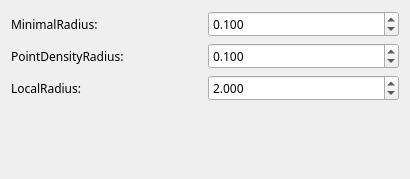
             <widget class="QWidget" name="scrollAreaWidgetContents_4">
              <property name="geometry">
               <rect>
                <x>0</x>
                <y>0</y>
                <width>410</width>
                <height>179</height>
               </rect>
              </property>
              <layout class="QVBoxLayout" name="verticalLayout_15">
               <item>
                <layout class="QHBoxLayout" name="horizontalLayout_29">
                 <item>
                  <widget class="QLabel" name="label_28">
                   <property name="font">
                    <font>
                     <family>微软雅黑</family>
                    </font>
                   </property>
                   <property name="text">
                    <string>MinimalRadius: </string>
                   </property>
                  </widget>
                 </item>
                 <item>
                  <widget class="QDoubleSpinBox" name="dspin_min_r2">
                   <property name="font">
                    <font>
                     <family>微软雅黑</family>
                    </font>
                   </property>
                   <property name="decimals">
                    <number>3</number>
                   </property>
                   <property name="maximum">
                    <double>99999.000000000000000</double>
                   </property>
                   <property name="value">
                    <double>0.100000000000000</double>
                   </property>
                  </widget>
                 </item>
                </layout>
               </item>
               <item>
                <layout class="QHBoxLayout" name="horizontalLayout_30">
                 <item>
                  <widget class="QLabel" name="label_29">
                   <property name="font">
                    <font>
                     <family>微软雅黑</family>
                    </font>
                   </property>
                   <property name="text">
                    <string>PointDensityRadius: </string>
                   </property>
                  </widget>
                 </item>
                 <item>
                  <widget class="QDoubleSpinBox" name="dspin_p_r">
                   <property name="font">
                    <font>
                     <family>微软雅黑</family>
                    </font>
                   </property>
                   <property name="decimals">
                    <number>3</number>
                   </property>
                   <property name="maximum">
                    <double>99999.000000000000000</double>
                   </property>
                   <property name="value">
                    <double>0.100000000000000</double>
                   </property>
                  </widget>
                 </item>
                </layout>
               </item>
               <item>
                <layout class="QHBoxLayout" name="horizontalLayout_31">
                 <item>
                  <widget class="QLabel" name="label_30">
                   <property name="font">
                    <font>
                     <family>微软雅黑</family>
                    </font>
                   </property>
                   <property name="text">
                    <string>LocalRadius: </string>
                   </property>
                  </widget>
                 </item>
                 <item>
                  <widget class="QDoubleSpinBox" name="dspin_l_r">
                   <property name="font">
                    <font>
                     <family>微软雅黑</family>
                    </font>
                   </property>
                   <property name="decimals">
                    <number>3</number>
                   </property>
                   <property name="maximum">
                    <double>99999.000000000000000</double>
                   </property>
                   <property name="value">
                    <double>2.000000000000000</double>
                   </property>
                  </widget>
                 </item>
                </layout>
               </item>
               <item>
                <spacer name="verticalSpacer_10">
                 <property name="orientation">
                  <enum>Qt::Vertical</enum>
                 </property>
                 <property name="sizeHint" stdset="0">
                  <size>
                   <width>20</width>
                   <height>49</height>
                  </size>
                 </property>
                </spacer>
               </item>
              </layout>
             </widget>
